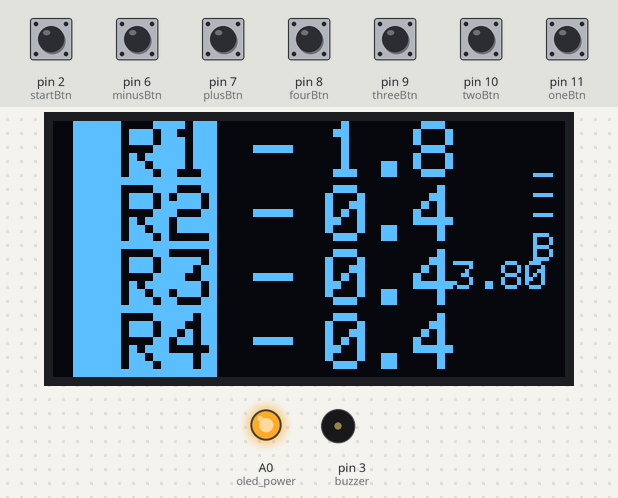
The sketch below on a simulated Arduino Uno, built with avr-gcc and run on an emulated ATmega328P. Parts: 128×64 one-colour display, output pins drawn as LEDs (lit = HIGH), buzzer (waves = sounding). The test bench sets the inputs (shaded band); at power-on: pin 2 (startBtn), pin 6 (minusBtn), pin 7 (plusBtn), pin 8 (fourBtn), pin 9 (threeBtn), pin 10 (twoBtn), pin 11 (oneBtn) HIGH. What the sketch prints to the serial monitor is not drawn.

Above: at 5.2 s.
5.3 s: pin 2 (startBtn) pulled LOW for 0.15 s
At 5.69 s:
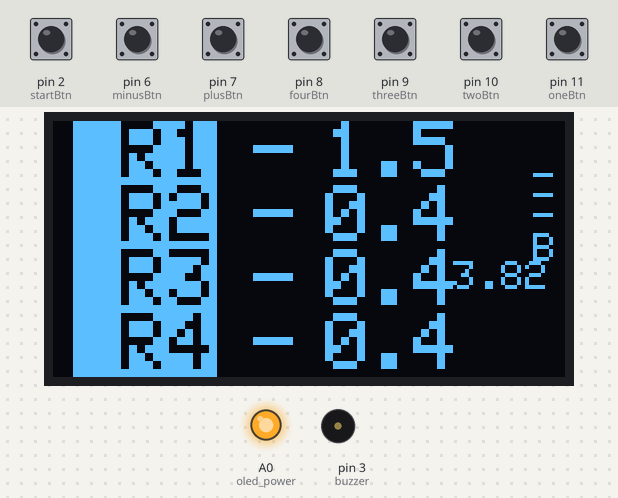
8.4 s: pin 8 (fourBtn) pulled LOW for 1 s
At 9.41 s:
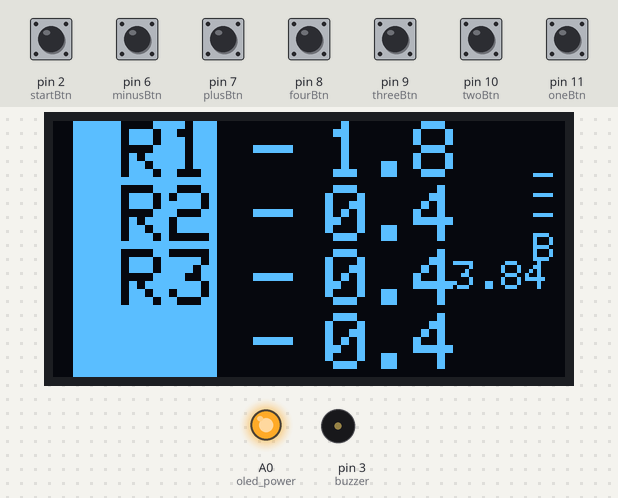
10.9 s: pin 6 (minusBtn) pulled LOW for 0.15 s
At 11.3 s:
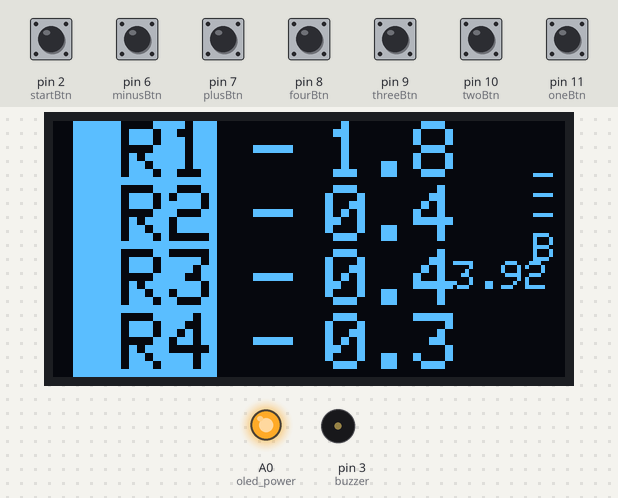
12.7 s: pin 7 (plusBtn) pulled LOW for 0.15 s
At 12.98 s:
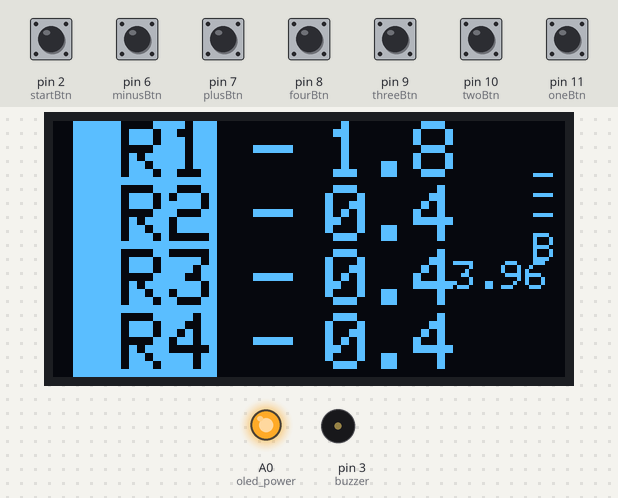
14.4 s: pin 9 (threeBtn) pulled LOW for 0.15 s
At 14.82 s:
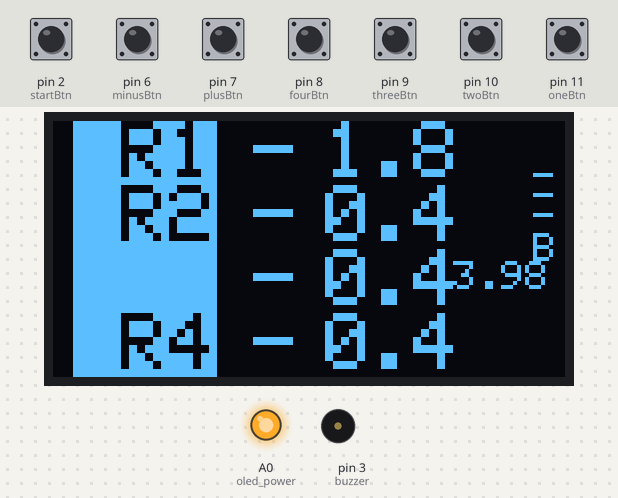
16.2 s: pin 10 (twoBtn) pulled LOW for 0.15 s
At 16.52 s:
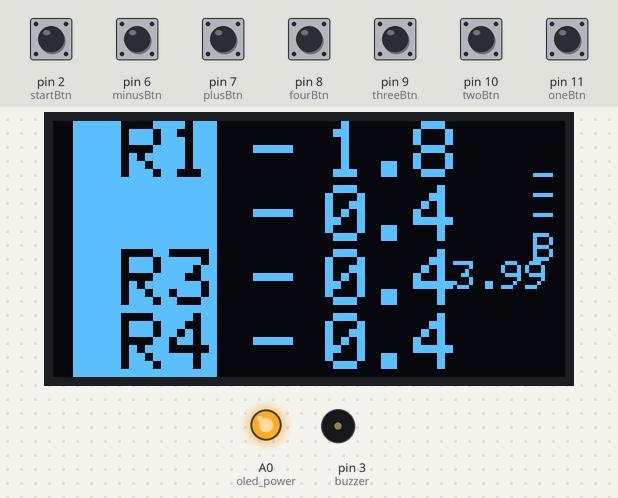
Timing chart, 0 to 18.9 s (numbered marks = the images above; inputs shaded):
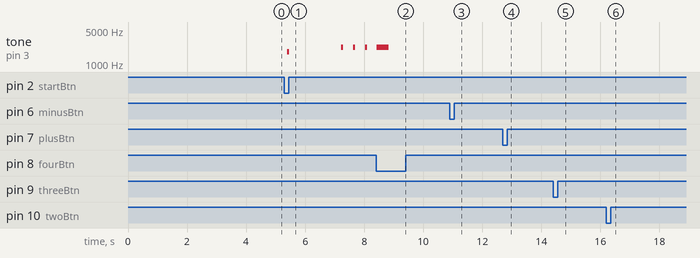

Measured:
- after the input at 5.3 s, tone on pin 3 (buzzer): plays 1800 Hz for 0.07 s, 2200 Hz for 0.07 s, 2200 Hz for 0.07 s, 2200 Hz for 0.07 s, starting after 0.10 s

The sketch:

Wearable_timer.ino
```cpp
#define startBtn 2
#define plusBtn 7
#define minusBtn 6
#define oneBtn 11
#define twoBtn 10
#define threeBtn 9
#define fourBtn 8
#define buzzer 3
#define oled_power A0
#define batt_voltage A2

#include <SPI.h>
#include <Wire.h>
#include <Adafruit_GFX.h>
#include <Adafruit_SSD1306.h>
#include <avr/sleep.h>

#define SCREEN_WIDTH 128 // OLED display width, in pixels
#define SCREEN_HEIGHT 64 // OLED display height, in pixels

// Declaration for an SSD1306 display connected to I2C (SDA, SCL pins)
Adafruit_SSD1306 display(SCREEN_WIDTH, SCREEN_HEIGHT, &Wire, 4 );

float timeRhythm = 1.8;
float timeRead = 0.4;
float timeRush = 0.4;
float timeRelease = 0.4;

float bat_level = 3.7;
float curr_voltage = 0.0;

float tempRhythm,tempRead, tempRush, tempRelease;

int mode = 0; //rhythm, read, rush, release
bool delayed_start = 0;  //buzz three beeps on delayed start

bool timer_run = false;

unsigned long last_active_time = 0;
unsigned int wake_duration = 120000;

void setup() {
   Serial.begin(115200);
   pinMode(oled_power,OUTPUT);
   pinMode(batt_voltage,INPUT);
   digitalWrite(oled_power,HIGH);

  if(!display.begin(SSD1306_SWITCHCAPVCC, 0x3C)) { // Address 0x3D for 128x64
    Serial.println(F("SSD1306 allocation failed"));
    for(;;);
  }
  delay(2000);
  //display.display();
  display.clearDisplay();
  display.setTextSize(2);
  display.setTextColor(WHITE);

  pinMode(buzzer,OUTPUT);

  pinMode(startBtn, INPUT_PULLUP);
  pinMode(plusBtn, INPUT_PULLUP);
  pinMode(minusBtn, INPUT_PULLUP);
  pinMode(oneBtn, INPUT_PULLUP);
  pinMode(twoBtn, INPUT_PULLUP);
  pinMode(threeBtn, INPUT_PULLUP);
  pinMode(fourBtn, INPUT_PULLUP);

  tone(buzzer,2000);
  //delay(50);
  noTone(buzzer);

  delay(2000);
  //read_switch();
  //preStartBuzz();
  //timerRun();


  Serial.println("Initialized");

}

void loop() {
  display_time();
  read_switch();
  battery_read();
  delay(50);


  if (millis()- last_active_time > wake_duration) goToSleep();
  //Serial.println("Active");
  digitalWrite(oled_power,HIGH);
}

void goToSleep(){
  Serial.println("sleep");
  //display.clearDisplay();
  //display.display();
  //display.ssd1306_command(SSD1306_DISPLAYOFF);
  digitalWrite(oled_power,LOW);
  //display.ssd1306_command(0x8D);            // disable charge pump
  sleep_enable();
  attachInterrupt(0,wakeUp,LOW);
  set_sleep_mode(SLEEP_MODE_PWR_DOWN);
  sleep_cpu();

  //continue below after waking up
  //display.ssd1306_command(SSD1306_DISPLAYON);
  digitalWrite(oled_power,HIGH);
  if(!display.begin(SSD1306_SWITCHCAPVCC, 0x3C)) { // Address 0x3D for 128x64
    Serial.println(F("SSD1306 allocation failed"));
    for(;;);
  }
  delay(2000);
  //display.display();
  display.clearDisplay();
  display.setTextSize(2);
  display.setTextColor(WHITE);
  last_active_time = millis();
  delay(250);
}

void wakeUp(){
  sleep_disable();
  //display.ssd1306_command(0x8D);
  //
  //display.ssd1306_command(SSD1306_DISPLAYON);
  //display.begin(SSD1306_SWITCHCAPVCC, 0x3C);
  detachInterrupt(0);
  Serial.println("woke up");

}

void battery_read(){
  curr_voltage = getVoltage()/100;
  bat_level = (bat_level*0.95)+(curr_voltage*0.05);
}

int getVoltage(void) // Returns actual value of Vcc (x 100)
{
    // For 168/328 boards
    const long InternalReferenceVoltage = 1056L;  // Adjust this value to your boards specific internal BG voltage x1000

    // REFS1 REFS0          --> 0 1, AVcc internal ref. -Selects AVcc external reference
    // MUX3 MUX2 MUX1 MUX0  --> 1110 1.1V (VBG)         -Selects channel 14, bandgap voltage, to measure
    ADMUX = (0<<REFS1) | (1<<REFS0) | (0<<ADLAR) | (1<<MUX3) | (1<<MUX2) | (1<<MUX1) | (0<<MUX0);

    delay(50);  // Let mux settle a little to get a more stable A/D conversion

    // Start a conversion
    ADCSRA |= _BV( ADSC );

    // Wait for it to complete
    while( ( (ADCSRA & (1<<ADSC)) != 0 ) );

    // Scale the value
    int results = (((InternalReferenceVoltage * 1024L) / ADC) + 5L) / 10L; // calculates for straight line value

    return results;
}
```

display_oled.ino
```cpp
bool flash_text = 0;

///rhythm, read, rush, release
void display_time(){

  display.clearDisplay();
  int digit1;
  int digit2;

  display.setTextSize(2);
  display.setTextColor(SSD1306_BLACK, SSD1306_WHITE); // Draw 'inverse' text

  if (mode == 1){
    if (flash_text == 0){
      display.setCursor(5, 0);
      display.println("   ");
      flash_text = 1;
      display.setCursor(5, 16);
      display.println(" R2");
      display.setCursor(5, 32);
      display.println(" R3");
      display.setCursor(5, 48);
      display.println(" R4");
    }
    else {
      display_all_headings();
      flash_text = 0;
    }
  }

  else if (mode == 2){

    if (flash_text == 0){
      display.setCursor(5, 16);
      display.println("   ");
      flash_text = 1;
      display.setCursor(5, 0);
      display.println(" R1");
      display.setCursor(5, 32);
      display.println(" R3");
      display.setCursor(5, 48);
      display.println(" R4");
    }
    else {
      display_all_headings();
      flash_text = 0;
    }
  }

  else if (mode == 3){
    if (flash_text == 0){
      display.setCursor(5, 32);
      display.println("   ");
      flash_text = 1;
      display.setCursor(5, 0);
      display.println(" R1");
      display.setCursor(5, 16);
      display.println(" R2");
      display.setCursor(5, 48);
      display.println(" R4");
    }
    else {
      display_all_headings();
      flash_text = 0;
    }
  }

  else if (mode == 4){
    if (flash_text == 0){
      display.setCursor(5, 48);
      display.println("   ");
      flash_text = 1;
      display.setCursor(5, 0);
      display.println(" R1");
      display.setCursor(5, 16);
      display.println(" R2");
      display.setCursor(5, 32);
      display.println(" R3");

    }
    else {
      display_all_headings();
      flash_text = 0;
    }
  }

  else {
    display_all_headings();
  }

  display.setTextColor(SSD1306_WHITE);
  display.setTextSize(2);

  digit1 = int(timeRhythm);
  digit2 = int(timeRhythm*10)%10;

  display.setCursor(50, 0);
  display.println("- ");
  display.setCursor(68, 0);
  display.println(digit1);
  display.setCursor(78, 0);
  display.println(".");
  display.setCursor(90, 0);
  display.println(digit2);

  digit1 = int(timeRead);
  digit2 = int(timeRead*10)%10;

  display.setCursor(50, 16);
  display.println("- ");
  display.setCursor(68, 16);
  display.println(digit1);
  display.setCursor(78, 16);
  display.println(".");
  display.setCursor(90, 16);
  display.println(digit2);

  digit1 = int(timeRush);
  digit2 = int(timeRush*10)%10;

  display.setCursor(50, 32);
  display.println("- ");
  display.setCursor(68, 32);
  display.println(digit1);
  display.setCursor(78, 32);
  display.println(".");
  display.setCursor(90, 32);
  display.println(digit2);

  digit1 = int(timeRelease);
  digit2 = int(timeRelease*10)%10;

  display.setCursor(50, 48);
  display.println("- ");
  display.setCursor(68, 48);
  display.println(digit1);
  display.setCursor(78, 48);
  display.println(".");
  display.setCursor(90, 48);
  display.println(digit2);


  //delayed start display-------------------------------------------------
  display.setCursor(115, 48);

  if (delayed_start == 1){
    //display.setTextColor(SSD1306_BLACK, SSD1306_WHITE); // Draw 'inverse' text
    display.println("D");
  }

  else{
    display.setTextColor(SSD1306_WHITE); // Draw 'inverse' text
    display.println(" ");
  }

  //display battery level
  display.setTextSize(1);
  display.setTextColor(SSD1306_WHITE);

  if (bat_level>4.0){
    display.setCursor(120, 5);
    display.println("-");
    display.setCursor(120, 10);
    display.println("-");
    display.setCursor(120, 15);
    display.println("-");
    display.setCursor(120, 20);
    display.println("-");
  }

  else if (bat_level > 3.8){

    display.setCursor(120, 10);
    display.println("-");
    display.setCursor(120, 15);
    display.println("-");
    display.setCursor(120, 20);
    display.println("-");
  }

  else if (bat_level > 3.7){

    display.setCursor(120, 15);
    display.println("-");
    display.setCursor(120, 20);
    display.println("-");
  }

  else {

    display.setCursor(120, 20);
    display.println("-");
  }
  display.setCursor(120, 28);
    display.println("B");

  display.setCursor(100, 35);
    display.println(bat_level);
  display.display();
}

void display_all_headings(){
    display.setCursor(5, 0);
    display.println(" R1");
    display.setCursor(5, 16);
    display.println(" R2");
    display.setCursor(5, 32);
    display.println(" R3");
    display.setCursor(5, 48);
    display.println(" R4");
}
```

read_switch.ino
```cpp
void read_switch(){
  if (digitalRead(oneBtn) == 0){
    mode = 1;
    last_active_time = millis();
    delay(100);
  }

  else if (digitalRead(twoBtn) == 0){
    mode = 2;
    last_active_time = millis();
    delay(100);
  }

  else if (digitalRead(threeBtn) == 0){
    mode = 3;
    last_active_time = millis();
    delay(100);
  }

  else if (digitalRead(fourBtn) == 0){
    mode = 4;
    last_active_time = millis();
    delay(100);
  }

  else if (digitalRead(plusBtn) == 0){

    if (mode == 1){
      timeRhythm = timeRhythm + 0.1;
      if (timeRhythm > 9.9) timeRhythm = 9.9;
    }

    else if (mode == 2){
      timeRead = timeRead + 0.1;
      if (timeRead > 9.9) timeRead = 9.9;
    }

    else if (mode == 3){
      timeRush = timeRush + 0.1;
      if (timeRush > 9.9) timeRush = 9.9;
    }

    else if (mode == 4){
      timeRelease = timeRelease + 0.1;
      if (timeRelease > 9.9) timeRelease = 9.9;
    }

    for (int i = 0; i < 10; i++){
      if (digitalRead(minusBtn) == 0){
        delayed_start = !delayed_start;
        delay(500);
      }

      delay(8);
    }
    last_active_time = millis();

  }

  else if (digitalRead(minusBtn) == 0){

    if (mode == 1){
      timeRhythm = timeRhythm - 0.1;
      if (timeRhythm < 0.0) timeRhythm = 0.0;
    }

    else if (mode == 2){
      timeRead = timeRead - 0.1;
      if (timeRead < 0.0) timeRead = 0.0;
    }

    else if (mode == 3){
      timeRush = timeRush - 0.1;
      if (timeRush < 0.0) timeRush = 0.0;
    }

    else if (mode == 4){
      timeRelease = timeRelease - 0.1;
      if (timeRelease < 0.0) timeRelease = 0.0;
    }
    delay(100);
    last_active_time = millis();

  }

  else if (digitalRead(startBtn) == 0){
    mode = 0;
    last_active_time = millis();

    tempRhythm = timeRhythm;
    tempRead = timeRead;
    tempRush = timeRush;
    tempRelease = timeRelease;

    timerRun();

    timeRhythm = tempRhythm;
    timeRead = tempRead;
    timeRush = tempRush;
    timeRelease = tempRelease;


    delay(100);
  }
}
```

timer_run.ino
```cpp
int startTone = 1500;
int startBeep = 1800;
int midBuzz = 2200;

int buzzer_duration = 50;
unsigned long buzz_timer;
int timeStep = 100;

void timerRun(){
  if (delayed_start) preStartBuzz();

  buzz_timer = millis();
  tone(buzzer, startBeep);

  if (timeRhythm > 0.0){
    if (timeRhythm>0.3) timeRhythm = timeRhythm - 0.1;
    unsigned int time_dif = millis() - buzz_timer;
    while (time_dif < tempRhythm*1000){
      if (time_dif > buzzer_duration) noTone(buzzer);
      timeRhythm = tempRhythm - (time_dif/1000.0);
      display_time();
      time_dif = millis() - buzz_timer;
    }
  }

  buzz_timer = millis();
  tone(buzzer, midBuzz);

  if (timeRead > 0.0){
    if (timeRead>0.3) timeRead = timeRead - 0.1;
    unsigned int time_dif = millis() - buzz_timer;
    while (time_dif < tempRead*1000){
      if (time_dif > buzzer_duration) noTone(buzzer);
      timeRead = tempRead - (time_dif/1000.0);
      display_time();
      time_dif = millis() - buzz_timer;

    }
  }

  buzz_timer = millis();
  tone(buzzer, midBuzz);

  if (timeRush > 0.0){
    if (timeRush>0.3) timeRush = timeRush - 0.1;
    unsigned int time_dif = millis() - buzz_timer;
    while (time_dif < tempRush*1000){
      if (time_dif > buzzer_duration) noTone(buzzer);
      timeRush = tempRush - (time_dif/1000.0);
      display_time();
      time_dif = millis() - buzz_timer;
    }
  }

  buzz_timer = millis();
  tone(buzzer, midBuzz);

  if (timeRelease > 0.0){
    if (timeRelease>0.3) timeRelease = timeRelease - 0.1;
    unsigned int time_dif = millis() - buzz_timer;
    while (time_dif < tempRelease*1000){
      if (time_dif > buzzer_duration) noTone(buzzer);
      timeRelease = tempRelease - (time_dif/1000.0);
      display_time();
      time_dif = millis() - buzz_timer;
    }
  }
  tone(buzzer, midBuzz);
  delay(400);
  noTone(buzzer);

}


void preStartBuzz(){
  tone(buzzer, startTone);
  delay(500);
  noTone(buzzer);
  delay(500);

  tone(buzzer, startTone);
  delay(500);
  noTone(buzzer);
  delay(500);
}
```
